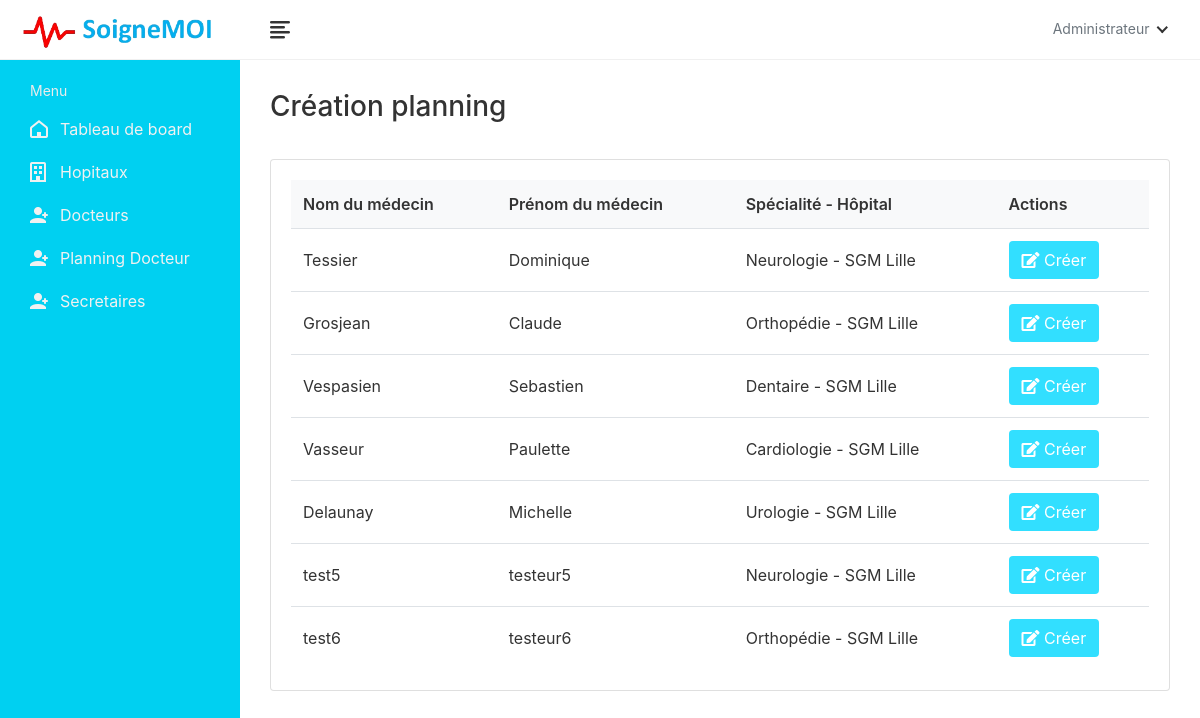
Page /doctor-list-planning/ (signed in) on the committed database.
### book/models.py (models this page shows, shortened)
class Doctor(models.Model):
    doctor_id = models.AutoField(primary_key=True)
    user = models.OneToOneField(User, on_delete=models.CASCADE, null=True, blank=True, related_name='profile')
    first_name = models.CharField(max_length=200, null=True)
    last_name = models.CharField(max_length=200, null=True)
    specialization = models.ForeignKey(Specialization, on_delete=models.SET_NULL, null=True, blank=True)
    phone_number = models.CharField(max_length=200, null=True, blank=True)
    date_of_birth = models.DateField(null=True, blank=True)
    reg_number = models.CharField(max_length=6, null=True, blank=True)
    hospital_name = models.ForeignKey(Hospital, on_delete=models.SET_NULL, null=True, blank=True)

class Specialization(models.Model):
    specialization_id = models.AutoField(primary_key=True)
    hospital = models.ForeignKey(Hospital, on_delete=models.CASCADE, null=True, blank=True)
    specialization_name = models.CharField(max_length=200, null=True, blank=True)
    def __str__(self):
        val1 = str(self.specialization_name)
        val2 = str(self.hospital)
        val3 = val1 + ' - ' + val2
        return str(val3)

class Hospital(models.Model):
    hospital_id = models.AutoField(primary_key=True)
    name = models.CharField(max_length=200, null=True, blank=True)
    address = models.CharField(max_length=200, null=True, blank=True)
    featured_image = models.ImageField(upload_to='hospitals/', default='hospitals/default.png', null=True, blank=True)
    description = models.TextField(null=True, blank=True)
    email = models.EmailField(max_length=200, null=True, blank=True)
    phone_number = models.CharField(max_length=10,null=True, blank=True)
    def __str__(self):
        return str(self.name)

### book/views.py (the view)
# urls.py: path('doctor-list-planning/', DoctorListPlanningView.as_view(), name='doctor-list-planning'),
class DoctorListPlanningView(LoginRequiredMixin, ListView):
    model = Doctor
    template_name = 'book/administration/doctor/doctor-list-planning.html'
    context_object_name = 'doctors'

### templates/book/administration/doctor/doctor-list-planning.html (shortened to what this page needs)
{% extends 'book/administration/admin-base.html' %}
{% load static %}
{% block content %}
<body>
    <div class="main-wrapper">
        <header class="header">
            {% include 'book/administration/hospital-admin-navbar.html' %}
        </header>
        <aside class="sidebar" id="sidebar">
            {% include 'book/administration/hospital-admin-sidebar.html' %}
        </aside>
        <div class="page-wrapper">
            <div class="content container-fluid">
                <div class="page-header">
                    <div class="row">
                        <div class="col-sm-12">
                            <h3 class="page-title">Création planning</h3>
                        </div>
                    </div>
                </div>
                <div class="row">
                    <div class="col-md-12">
                        <div class="card">
                            <div class="card-body">
                                <div class="table-responsive">
                                    <table class="datatable table table-hover table-center mb-0">
                                        <thead>
                                            <tr>
                                                <th>Nom du médecin</th>
                                                <th>Prénom du médecin</th>
                                                <th>Spécialité - Hôpital</th>
                                                <th>Actions</th>
                                            </tr>
                                        </thead>
                                        <tbody>
                                            {% for doctor in doctors %}
                                            <tr>
                                                <td>{{ doctor.last_name }}</td>
                                                <td>{{ doctor.first_name }}</td>
                                                <td>{{ doctor.specialization }}</td>
                                                <td>
                                                    <div class="table-action">
                                                        {% if doctor.doctor_id %}
                                                            <a href="{% url 'doctor-schedule' doctor_id=doctor.doctor_id %}" class="btn " style="background-color: #32DFFF; color: white;">
                                                                <i class="fas fa-edit"></i> Créer
                                                            </a>
                                                        {% else %}
                                                            <span class="text-danger">ID manquant</span>
                                                        {% endif %}
                                                    </div>
                                                </td>
                                            </tr>
                                            {% endfor %}
                                        </tbody>
                                    </table>
                                </div>
                            </div>
                        </div>
                    </div>
                </div>
            </div>
        </div>
    </div>
</body>
{% endblock content %}

### static/SYSTEM/css/style.css (style rules this page uses)
html { height: 100%; }
body { background-color: #e6f2ff; color: #333; font-family: 'Mada', sans-serif; font-size: 1rem; height: 100%; line-height: 1.5; overflow-x: hidden; }
h1, h2, h3, h4, h5, h6 { font-family: 'Mada', sans-serif; margin-top: 0; }
a { color: #0dd9f9; }
input, button, a { transition: all 0.4s ease; -moz-transition: all 0.4s ease; -o-transition: all 0.4s ease; -ms-transition: all 0.4s ease; -webkit-transition: all 0.4s ease; }
.table { color: #333; max-width: 100%; margin-bottom: 0; width: 100%; }
.table thead { background-color: #f8f9fa; border-bottom: 1px solid rgba(0, 0, 0, 0.03); }
.table thead tr th { font-weight: 600; border: 0; }
.table tbody tr { border-bottom: 1px solid rgba(0, 0, 0, 0.05); }
.table tbody tr:last-child { border-color: transparent; }
.table.table-center td, .table.table-center th { vertical-align: middle; }
.card { border: 1px solid #f0f0f0; margin-bottom: 1.875rem; }
.card-body { padding: 1.5rem; }
.table-responsive { white-space: nowrap; }
.header { background: #fff; border-bottom: 1px solid #f0f0f0; left: 0; position: fixed; right: 0; top: 0; z-index: 1001; height: 60px; }
.sidebar { background-color: #00d0f1; bottom: 0; left: 0; margin-top: 0; position: fixed; top: 60px; transition: all 0.2s ease-in-out 0s; width: 240px; z-index: 1001; }
.main-wrapper { width: 100%; height: 100vh; min-height: 100vh; }
.page-wrapper { margin-left: 240px; padding-top: 60px; position: relative; transition: all 0.4s ease; }
.page-wrapper > .content { padding: 1.875rem 1.875rem 0; }
.page-header { margin-bottom: 1.875rem; }
.page-title { color: #333; margin-bottom: 5px; }

### rows in the picture
Doctor: last_name "Tessier", first_name "Dominique", specialization "Neurologie - SGM Lille", shows "Créer"
Doctor: last_name "Grosjean", first_name "Claude", specialization "Orthopédie - SGM Lille", shows "Créer"
Doctor: last_name "Vespasien", first_name "Sebastien", specialization "Dentaire - SGM Lille", shows "Créer"
Doctor: last_name "Vasseur", first_name "Paulette", specialization "Cardiologie - SGM Lille", shows "Créer"
Doctor: last_name "Delaunay", first_name "Michelle", specialization "Urologie - SGM Lille", shows "Créer"
Doctor: last_name "test5", first_name "testeur5", specialization "Neurologie - SGM Lille", shows "Créer"
Doctor: last_name "test6", first_name "testeur6", specialization "Orthopédie - SGM Lille", shows "Créer"
